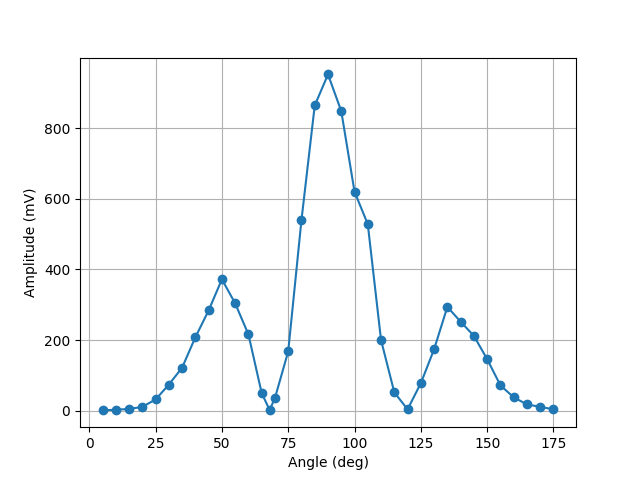

Reproduce this figure in Python.
import numpy as np
import matplotlib.pyplot as plt
import mm1

f=mm1.readfile("dsi.txt",1)
f=mm1.transpose(f)
a,b=np.polyfit(f[0],f[1],1)
print(a,b)
# fit=[]
# for i in range(len(f[0])):
# 	fit.append(a*f[0][i]+b)
plt.plot(f[0],f[1],'o-',label='data')
#plt.plot(f[0],fit,'r-',label=str(round(a,4))+'x+'+str(round(b,4)))
plt.xlabel("Angle (deg)")
plt.ylabel("Amplitude (mV)")
plt.grid()
#plt.legend()
plt.show()
